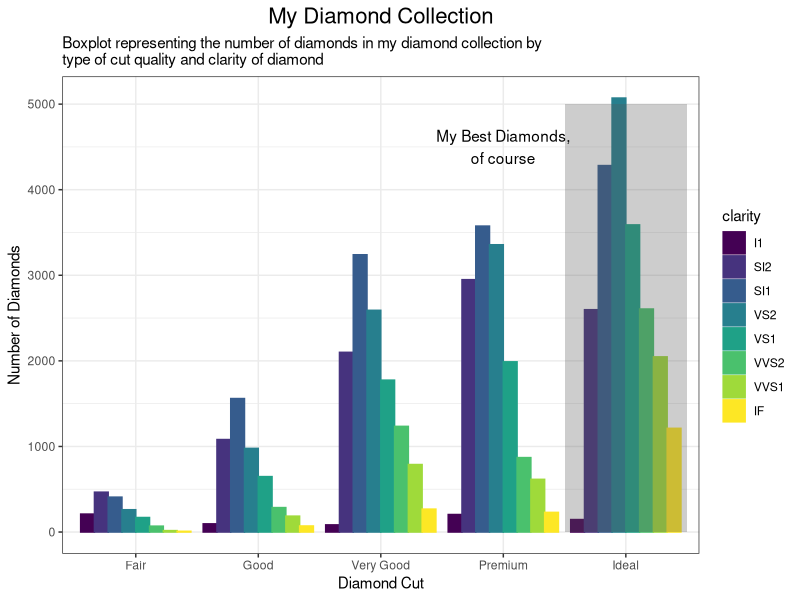
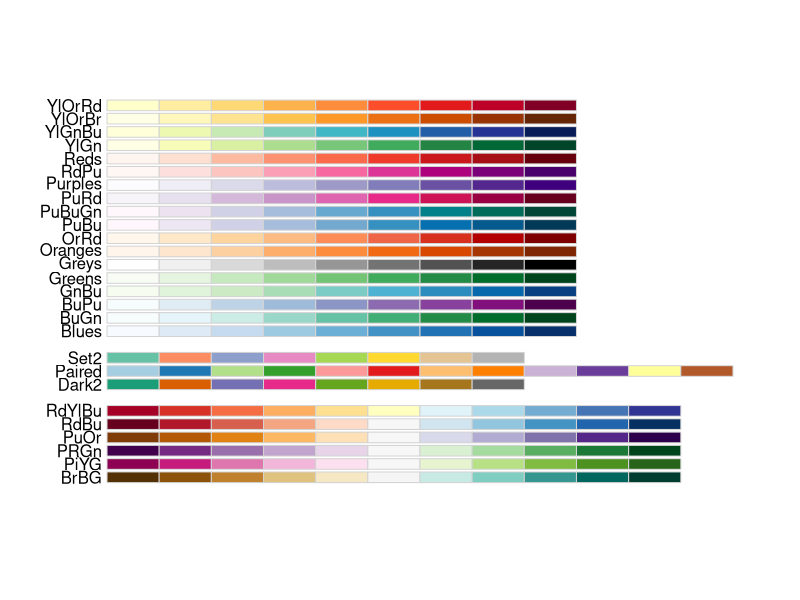

Generate these figures, in order, with R:
## ---- chunk 1
knitr::opts_chunk$set(echo = FALSE)
## ---- chunk 2
library("ggplot2")
library("magrittr") #so I can do some piping
data("diamonds")
data("mpg")
data("iris")
theme_set(theme_bw()) #I'll give you this one, you can set the theme individually for graphs
#or you can set the theme for all the graphs using theme_set()
#theme_bw() is best theme (IMO)

#for graph 3:
library("ggrepel")


## ---- chunk 3
data("diamonds")
#hint think about the *position* the bars are in...
diamonds %>% 
  ggplot(mapping = aes(x = cut, color = clarity)) + #Clarity groups differ by color
  geom_bar(mapping = aes(fill = clarity), position = "dodge") + #Plots data not stacked, bars filled with color
  annotate(geom = "rect", xmin = 4.5, xmax = 5.5, ymin = 0, ymax = 5000, 
           alpha = 0.3) + #Adds annotation box around Ideal group
  annotate(geom = "text", x = 4, y = 4500, label = "My Best Diamonds,\nof course") + #Adds text next to annotation box
  labs(x = "Diamond Cut", y = "Number of Diamonds", title = "My Diamond Collection",
       subtitle = "Boxplot representing the number of diamonds in my diamond collection by\ntype of cut quality and clarity of diamond") + #Label x and y axes, title, subtitle, and caption
  theme(plot.title = element_text(size = 16, hjust = 0.5)
        ) #Adjusts the font size and location of title
## ---- chunk 4


## ---- chunk 5
data("iris")
## ---- chunk 6

## ---- chunk 7
data("mpg")
corvette <- mpg[mpg$model == "corvette",]
#install
require("ggrepel") #useful for making text annotations better, hint hint
set.seed(42)
## ---- chunk 8

## ---- chunk 9
data(mpg)

#hint for the coloring, colorbrewer and you can set palette colors and make your graphs colorblind friendly
library(RColorBrewer)
display.brewer.all(colorblindFriendly = T) #take a look at the colorblindfriendly options
## ---- chunk 10
